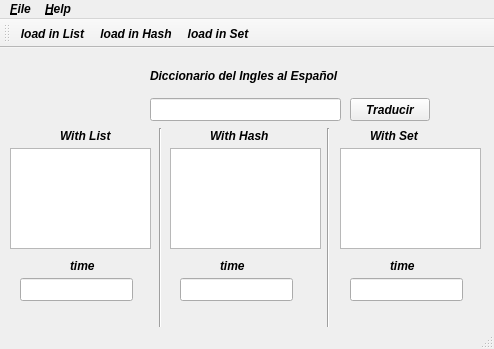
<?xml version="1.0" encoding="UTF-8"?>
<ui version="4.0">
 <class>MainWindow</class>
 <widget class="QMainWindow" name="MainWindow">
  <property name="geometry">
   <rect>
    <x>0</x>
    <y>0</y>
    <width>494</width>
    <height>349</height>
   </rect>
  </property>
  <property name="font">
   <font>
    <weight>75</weight>
    <italic>true</italic>
    <bold>true</bold>
    <strikeout>false</strikeout>
    <stylestrategy>PreferAntialias</stylestrategy>
    <kerning>true</kerning>
   </font>
  </property>
  <property name="windowTitle">
   <string>MainWindow</string>
  </property>
  <widget class="QWidget" name="centralWidget">
   <widget class="QLabel" name="labelTitle">
    <property name="geometry">
     <rect>
      <x>150</x>
      <y>20</y>
      <width>221</width>
      <height>16</height>
     </rect>
    </property>
    <property name="text">
     <string>Diccionario del Ingles al Español</string>
    </property>
   </widget>
   <widget class="QLineEdit" name="txtWord">
    <property name="enabled">
     <bool>true</bool>
    </property>
    <property name="geometry">
     <rect>
      <x>150</x>
      <y>50</y>
      <width>191</width>
      <height>23</height>
     </rect>
    </property>
    <property name="font">
     <font>
      <weight>50</weight>
      <bold>false</bold>
     </font>
    </property>
    <property name="accessibleName">
     <string extracomment="asfdaf"/>
    </property>
    <property name="inputMask">
     <string extracomment="ddwefsafaf"/>
    </property>
    <property name="placeholderText">
     <string comment="kjndfd" extracomment="palabra a buscar"/>
    </property>
    <property name="clearButtonEnabled">
     <bool>false</bool>
    </property>
   </widget>
   <widget class="Line" name="line">
    <property name="geometry">
     <rect>
      <x>150</x>
      <y>80</y>
      <width>20</width>
      <height>201</height>
     </rect>
    </property>
    <property name="orientation">
     <enum>Qt::Vertical</enum>
    </property>
   </widget>
   <widget class="Line" name="line_2">
    <property name="geometry">
     <rect>
      <x>320</x>
      <y>80</y>
      <width>16</width>
      <height>201</height>
     </rect>
    </property>
    <property name="orientation">
     <enum>Qt::Vertical</enum>
    </property>
   </widget>
   <widget class="QLabel" name="labelWithList">
    <property name="geometry">
     <rect>
      <x>60</x>
      <y>80</y>
      <width>61</width>
      <height>16</height>
     </rect>
    </property>
    <property name="text">
     <string>With List</string>
    </property>
   </widget>
   <widget class="QLabel" name="labelWithHash">
    <property name="geometry">
     <rect>
      <x>210</x>
      <y>80</y>
      <width>71</width>
      <height>16</height>
     </rect>
    </property>
    <property name="text">
     <string>With Hash</string>
    </property>
   </widget>
   <widget class="QLabel" name="labelWithSet">
    <property name="geometry">
     <rect>
      <x>370</x>
      <y>80</y>
      <width>59</width>
      <height>15</height>
     </rect>
    </property>
    <property name="text">
     <string>With Set</string>
    </property>
   </widget>
   <widget class="QLabel" name="labelTimeList">
    <property name="geometry">
     <rect>
      <x>70</x>
      <y>210</y>
      <width>59</width>
      <height>15</height>
     </rect>
    </property>
    <property name="text">
     <string>time</string>
    </property>
   </widget>
   <widget class="QLabel" name="labelTimeHash">
    <property name="geometry">
     <rect>
      <x>220</x>
      <y>210</y>
      <width>59</width>
      <height>15</height>
     </rect>
    </property>
    <property name="text">
     <string>time</string>
    </property>
   </widget>
   <widget class="QLabel" name="labelTimeSet">
    <property name="geometry">
     <rect>
      <x>390</x>
      <y>210</y>
      <width>59</width>
      <height>16</height>
     </rect>
    </property>
    <property name="text">
     <string>time</string>
    </property>
   </widget>
   <widget class="QLineEdit" name="txtTimeList">
    <property name="geometry">
     <rect>
      <x>20</x>
      <y>230</y>
      <width>113</width>
      <height>23</height>
     </rect>
    </property>
    <property name="font">
     <font>
      <weight>50</weight>
      <bold>false</bold>
     </font>
    </property>
   </widget>
   <widget class="QLineEdit" name="txtTimeHash">
    <property name="geometry">
     <rect>
      <x>180</x>
      <y>230</y>
      <width>113</width>
      <height>23</height>
     </rect>
    </property>
    <property name="font">
     <font>
      <weight>50</weight>
      <bold>false</bold>
     </font>
    </property>
   </widget>
   <widget class="QLineEdit" name="txtTimeSet">
    <property name="geometry">
     <rect>
      <x>350</x>
      <y>230</y>
      <width>113</width>
      <height>23</height>
     </rect>
    </property>
    <property name="font">
     <font>
      <weight>50</weight>
      <bold>false</bold>
     </font>
    </property>
   </widget>
   <widget class="QPushButton" name="btnTraducir">
    <property name="geometry">
     <rect>
      <x>350</x>
      <y>50</y>
      <width>80</width>
      <height>23</height>
     </rect>
    </property>
    <property name="text">
     <string>Traducir</string>
    </property>
   </widget>
   <widget class="QLabel" name="labelMessageList">
    <property name="geometry">
     <rect>
      <x>20</x>
      <y>260</y>
      <width>131</width>
      <height>20</height>
     </rect>
    </property>
    <property name="font">
     <font>
      <weight>50</weight>
      <bold>false</bold>
     </font>
    </property>
    <property name="text">
     <string/>
    </property>
   </widget>
   <widget class="QLabel" name="labelMessageHash">
    <property name="geometry">
     <rect>
      <x>180</x>
      <y>260</y>
      <width>131</width>
      <height>20</height>
     </rect>
    </property>
    <property name="font">
     <font>
      <weight>50</weight>
      <bold>false</bold>
     </font>
    </property>
    <property name="text">
     <string/>
    </property>
   </widget>
   <widget class="QLabel" name="labelMessageSet">
    <property name="geometry">
     <rect>
      <x>340</x>
      <y>260</y>
      <width>131</width>
      <height>20</height>
     </rect>
    </property>
    <property name="font">
     <font>
      <weight>50</weight>
      <bold>false</bold>
     </font>
    </property>
    <property name="text">
     <string/>
    </property>
   </widget>
   <widget class="QTextEdit" name="txtWithList">
    <property name="enabled">
     <bool>true</bool>
    </property>
    <property name="geometry">
     <rect>
      <x>10</x>
      <y>100</y>
      <width>141</width>
      <height>101</height>
     </rect>
    </property>
    <property name="font">
     <font>
      <weight>50</weight>
      <bold>false</bold>
     </font>
    </property>
   </widget>
   <widget class="QTextEdit" name="txtWithHash">
    <property name="enabled">
     <bool>true</bool>
    </property>
    <property name="geometry">
     <rect>
      <x>170</x>
      <y>100</y>
      <width>151</width>
      <height>101</height>
     </rect>
    </property>
    <property name="font">
     <font>
      <weight>50</weight>
      <bold>false</bold>
     </font>
    </property>
   </widget>
   <widget class="QTextEdit" name="txtWithSet">
    <property name="geometry">
     <rect>
      <x>340</x>
      <y>100</y>
      <width>141</width>
      <height>101</height>
     </rect>
    </property>
    <property name="font">
     <font>
      <weight>50</weight>
      <bold>false</bold>
     </font>
    </property>
   </widget>
  </widget>
  <widget class="QMenuBar" name="menuBar">
   <property name="geometry">
    <rect>
     <x>0</x>
     <y>0</y>
     <width>494</width>
     <height>20</height>
    </rect>
   </property>
   <widget class="QMenu" name="menu_File">
    <property name="title">
     <string>&amp;File</string>
    </property>
    <addaction name="actionload_in_List"/>
    <addaction name="actionload_in_Hash"/>
    <addaction name="actionload_in_Set"/>
    <addaction name="action_Exit"/>
   </widget>
   <widget class="QMenu" name="menu_Help">
    <property name="title">
     <string>&amp;Help</string>
    </property>
    <addaction name="action_About"/>
   </widget>
   <addaction name="menu_File"/>
   <addaction name="menu_Help"/>
  </widget>
  <widget class="QToolBar" name="mainToolBar">
   <attribute name="toolBarArea">
    <enum>TopToolBarArea</enum>
   </attribute>
   <attribute name="toolBarBreak">
    <bool>false</bool>
   </attribute>
   <addaction name="actionload_in_List"/>
   <addaction name="actionload_in_Hash"/>
   <addaction name="actionload_in_Set"/>
  </widget>
  <widget class="QStatusBar" name="statusBar"/>
  <action name="actionload_in_List">
   <property name="icon">
    <iconset resource="resourcet.qrc">
     <normaloff>:/new/prefix1/listas.jpeg</normaloff>:/new/prefix1/listas.jpeg</iconset>
   </property>
   <property name="text">
    <string>load in &amp;List</string>
   </property>
  </action>
  <action name="actionload_in_Hash">
   <property name="icon">
    <iconset resource="resourcet.qrc">
     <normaloff>:/new/prefix1/Tabla_hash.png</normaloff>:/new/prefix1/Tabla_hash.png</iconset>
   </property>
   <property name="text">
    <string>load in &amp;Hash</string>
   </property>
  </action>
  <action name="actionload_in_Set">
   <property name="icon">
    <iconset resource="resourcet.qrc">
     <normaloff>:/new/prefix1/set.png</normaloff>:/new/prefix1/set.png</iconset>
   </property>
   <property name="text">
    <string>load in &amp;Set</string>
   </property>
  </action>
  <action name="action_Exit">
   <property name="icon">
    <iconset resource="resourcet.qrc">
     <normaloff>:/new/prefix1/close.jpeg</normaloff>:/new/prefix1/close.jpeg</iconset>
   </property>
   <property name="text">
    <string>&amp;Exit</string>
   </property>
  </action>
  <action name="action_About">
   <property name="icon">
    <iconset resource="resourcet.qrc">
     <normaloff>:/new/prefix1/about.jpeg</normaloff>:/new/prefix1/about.jpeg</iconset>
   </property>
   <property name="text">
    <string>&amp;About</string>
   </property>
  </action>
 </widget>
 <layoutdefault spacing="6" margin="11"/>
 <resources>
  <include location="resourcet.qrc"/>
 </resources>
 <connections/>
</ui>
